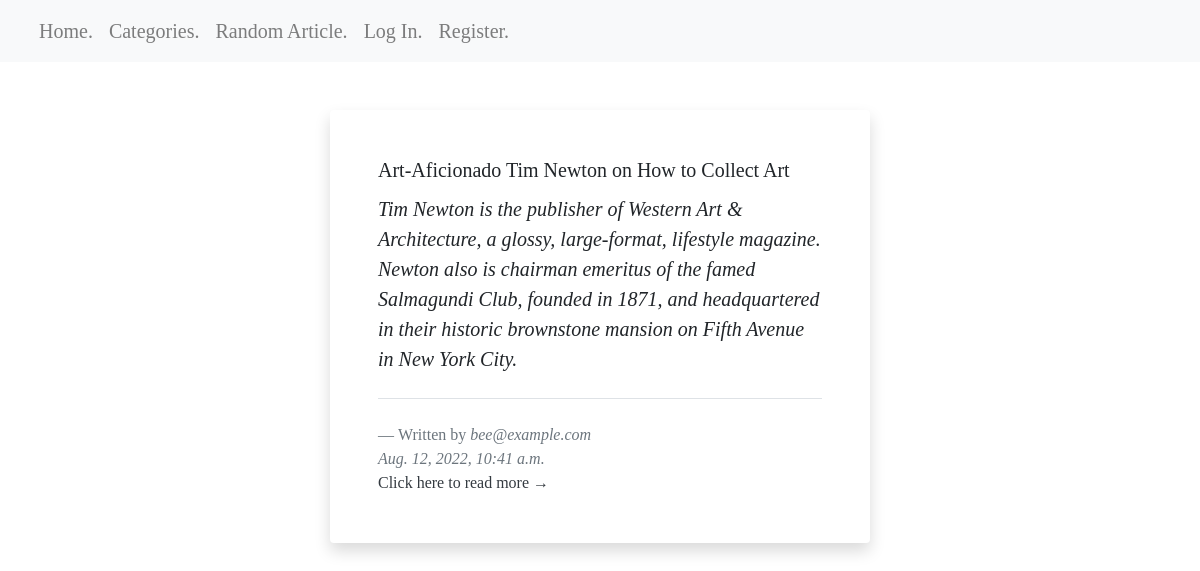
The app's page /random with its own data.
### final/models.py (models this page shows, shortened)
class Article(models.Model):
    title = models.CharField(max_length=1000)
    author = models.ForeignKey(User, on_delete=models.CASCADE, related_name="articles")
    brief = models.TextField()
    text = models.TextField()
    date = models.DateTimeField(auto_now_add=True)
    category = models.ForeignKey(Categories, on_delete=models.CASCADE, blank=True, null=True, related_name="categories")
    read_later = models.ManyToManyField(User, blank=True, related_name="read_later")

class User(AbstractUser):
    pass

### final/views.py (the view)
# urls.py: path("random", views.random, name="random"),
def random(request):
    random_article = Article.objects.order_by('?')[0]
    return render(request, "final/random.html", {
        "random_article": random_article
    })

### final/templates/final/random.html (shortened to what this page needs)
{% extends "final/layout.html" %}
{% load static %}
{% block body %}
<section class="py-5">
    <div class="container">
        <div class="row">
            <div class="col-lg-6 mx-auto" onclick="this.querySelector('a').click(); return true;">
                <blockquote class="blockquote blockquote-custom bg-white p-5 shadow rounded">
                    <h5 class="card-title">{{ random_article.title }}</h5>
                    <p class="mb-0 mt-2 font-italic">{{ random_article.brief }}</p>
                    <footer class="blockquote-footer pt-4 mt-4 border-top">Written by
                        <cite title="Source Title">{{ random_article.author }}</cite>
                        <br>
                        <cite title="Source Title">{{ random_article.date }}</cite>
                        <br>
                        <a  class="text-decoration-none text-dark" href="{% url 'article' random_article.id %}">Click here to read more →</a>
                    </footer>
                </blockquote>
            </div>
        </div>
    </div>
</section>
{% endblock %}

### final/static/final/styles.css (style rules this page uses)
body { font-family: 'Times New Roman', serif; background-color: white; background-size: 100%; }

### records on screen
Article: title "Art-Aficionado Tim Newton on How to Collect Art", brief "Tim Newton is the publisher of Western Art & Architecture, a glossy, large-format, lifestyle magazine. Newton also is chairman emeritus of the famed Salmagundi Club, founded in 1871, and headquartered in their historic brownstone mansion on Fifth Avenue in New York City.", author "bee@example.com", date "Aug. 12, 2022, 10:41 a.m."
